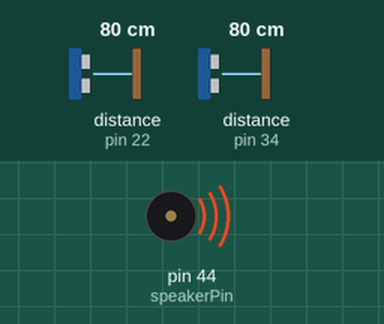
A sketch run on a simulated Arduino Mega 2560, built with avr-gcc and run on an emulated ATmega2560. Parts: buzzer (waves = sounding). Wiring (inferred from the names in the program): 2 × ultrasonic range finder: trigger pin 24, echo pin 22 / trigger pin 40, echo pin 34. Inputs (shaded band) come from the test bench; at power-on: distance to the obstacle (sensors on pin 22, pin 34) 80 cm. The echo pulse lasts 58.3 µs per cm.

Above: at 10.2 s.
10.3 s: distance to the obstacle (sensor on pin 22) set to 2 cm
Timing chart, 0 to 19.3 s (numbered marks = the images above; inputs shaded):
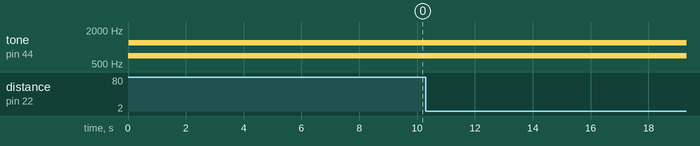

Measured:
- by itself, tone on pin 44 (speakerPin): alternates 1200 Hz for 0.02 s and 700 Hz for 0.02 s

The sketch:

detector.ino
```cpp
/*
  Ultrasonic Sensor HC-SR04 and Arduino Tutorial

  by Dejan Nedelkovski,
  www.HowToMechatronics.com

*/
#include "pitches.h"
int speed=90;  //higher value, slower notes


// ULTRASONIC SENSOR CODE.

// defines pins numbers
const int trigPin = 24;
const int echoPin = 22;
const int trigPin2 = 40;
const int echoPin2 = 34;
const int speakerPin = 44;

// defines variables
long duration;
int distance;
void setup() {

  pinMode(trigPin, OUTPUT); // Sets the trigPin as an Output
  pinMode(echoPin, INPUT); // Sets the echoPin as an Input
  pinMode(trigPin2, OUTPUT);
  pinMode(echoPin2, INPUT);

  Serial.begin(115200); // Starts the serial communication
}
void loop() {
  // READ LEFT
  // Clears the trigPin
  digitalWrite(trigPin, LOW);
  delayMicroseconds(1);
  digitalWrite(trigPin, HIGH);
  delayMicroseconds(5);
  digitalWrite(trigPin, LOW);
  duration = pulseIn(echoPin, HIGH);
  // Calculating the distance
  distance = duration * 0.034 / 2;
  if (distance <= 220)
  {
    if (distance < 150)
    {
      // Play a tone to alert the user of the distance.
      tone(speakerPin, 700);
      delay(10);
      noTone(speakerPin);
    }
    // Valid and acceptable distance.
  }
  // Prints the distance on the Serial Monitor


  // READ RIGHT
  // Clears the trigPin
  digitalWrite(trigPin2, LOW);
  delayMicroseconds(1);
  digitalWrite(trigPin2, HIGH);
  delayMicroseconds(5);
  digitalWrite(trigPin2, LOW);
  duration = pulseIn(echoPin2, HIGH);
  // Calculating the distance
  distance = duration * 0.034 / 2;
  if (distance <= 220)
  {
    if (distance < 150)
    {
      // Play a tone to alert the user of the distance.
      tone(speakerPin, 1200);
      delay(10);
      noTone(speakerPin);
    }
  }
  // Prints the distance on the Serial Monitor

}
```
